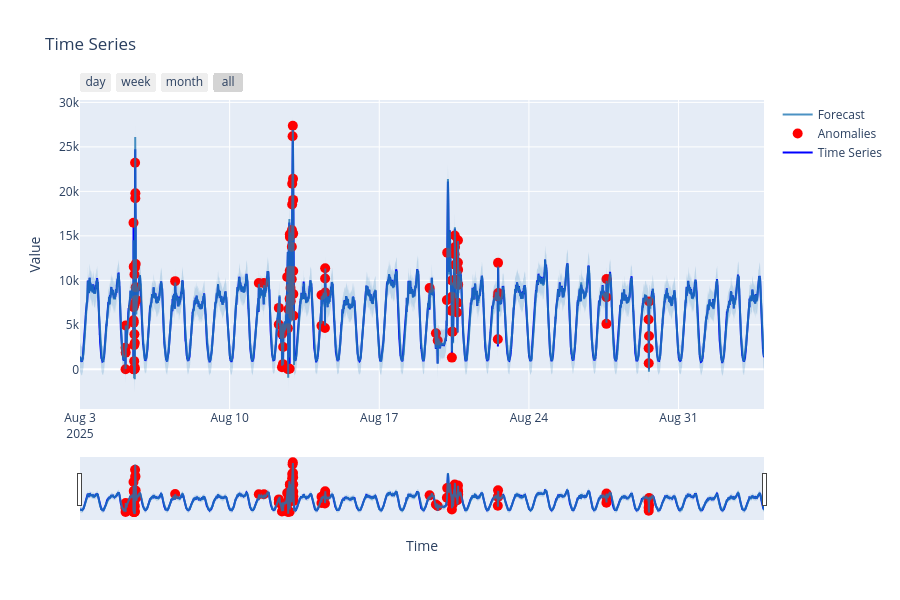

Here is the notebook cell this chart was saved with:
### Code cell
import plots_plotly

fig = plots_plotly.plot_time_series(time_series)
plots_plotly.add_anomalies(
    fig,
    time_series,
    detection_result.is_anomaly,
    detection_result.expected_value,
    detection_result.expected_bounds,
)
